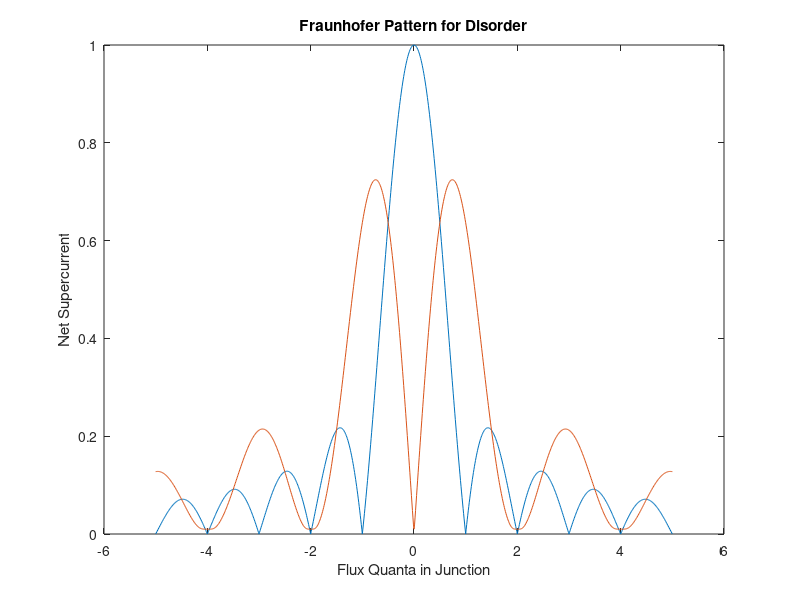

MATLAB code to generate this figure:


%The program splits a single junciton up into xmax discrete sections.  Each
%section has a supercurrent density, and a phase difference that is
%contributed to by the field (PhaseF), and an arbitrary phase set at x=1
%called Phase1.  For each value of field and Phase1 the supercurrent at
%each point is calculated and the net supercurrent (sum along the junction)
%is calcualted to find the supercurrent carried at that phase and that
%field.  To find the maximum supercurrent for a given field, the max of
%that vector is taken, and can be plotted against the magnetic field.  This
%is the exact measurment of the critical current vs field that we do in the
%lab.  


%For Version 2, a geometrical loop was added so that the supercurrent vs
%field plot could include different amounts of phase shift for a determined
%portion of the junction.


%%

clear;
clc;
close all;
%% Defining the Parameters of the Simulaiton
xmax=101;
x(1,:)=(1:xmax);


%geometrical Phase Loop Parameters
g=1;
gmax=2;
PhaseGMin=0;
PhaseGMax=pi;

%Flux Loop Parameters
f=1;
FluxinJuncMin=-5;
FluxinJuncMax=5;
fmax=1001;

%Phase Loop parameters
p=1;
pmax=101;
Phase1Min=0*pi;
Phase1Max=2*pi;

%Pre Allocating memory to the arrays to decrease runtime
Phase1=zeros(1,pmax);
PhaseG=zeros(1,xmax);
PhaseGShift=zeros(1,gmax);
FluxinJunc=zeros(1,fmax);

SCurrent=zeros(xmax,pmax,fmax);
SCurrentNet=zeros(1,pmax);
MaxSCurrentNet=zeros(fmax,gmax);


%% Loops for running the simulation (Meat of the Simulation)

%Geometrical factor Loop
%Define the loop setp size, then run the for loop
PhaseGSS=(PhaseGMax-PhaseGMin)/(gmax-1);
for g=1:gmax
    
    PhaseGShift(g)=PhaseGMin+(g-1)*PhaseGSS;
    
    %Defining the geometrical(intrinsic) phase shift in the junction
    PhaseG(1,1:round(xmax/2))=0;
    PhaseG(1,1:xmax-round(xmax/2))=PhaseGShift(g);
    
    SCurrentDensityNoise=(2*rand(1,xmax)-1);
    SCurrentDensity=ones(1,xmax)+0*(SCurrentDensityNoise);

    %Field Contribution to the Phase 
    %Define the loop setp size, then run the for loop
    FluxinJuncSS=(FluxinJuncMax-FluxinJuncMin)/(fmax-1);
    for f=1:fmax

        FluxinJunc(f)=FluxinJuncMin+(f-1)*FluxinJuncSS;
        PhaseF=2*pi*x./xmax*FluxinJunc(f);
        
        %Phase1 Loop of externally set phase in 
        %Define the loop setp size, then run the for loop
        Phase1SSS=(Phase1Max-Phase1Min)/(pmax-1);
        for p=1:pmax

            Phase1(p)=Phase1Min+(p-1)*Phase1SSS;

            SCurrent=SCurrentDensity.*sin(PhaseF+Phase1(p)+PhaseG);
            SCurrentNet(p)=sum(SCurrent)/xmax;


        end

        MaxSCurrentNet(f,g)=max(SCurrentNet);

    end

end

figure
plot(FluxinJunc,MaxSCurrentNet(:,:))
xlabel('Flux Quanta in Junction');ylabel('Net Supercurrent');
title('Fraunhofer Pattern for Disorder');


% plot(x/xmax,SCurrentDensity)
% xlabel('Distance Along Junction');ylabel('Local Supercurrent');
% title('Super Current Density Distribution with Disorder');



    




